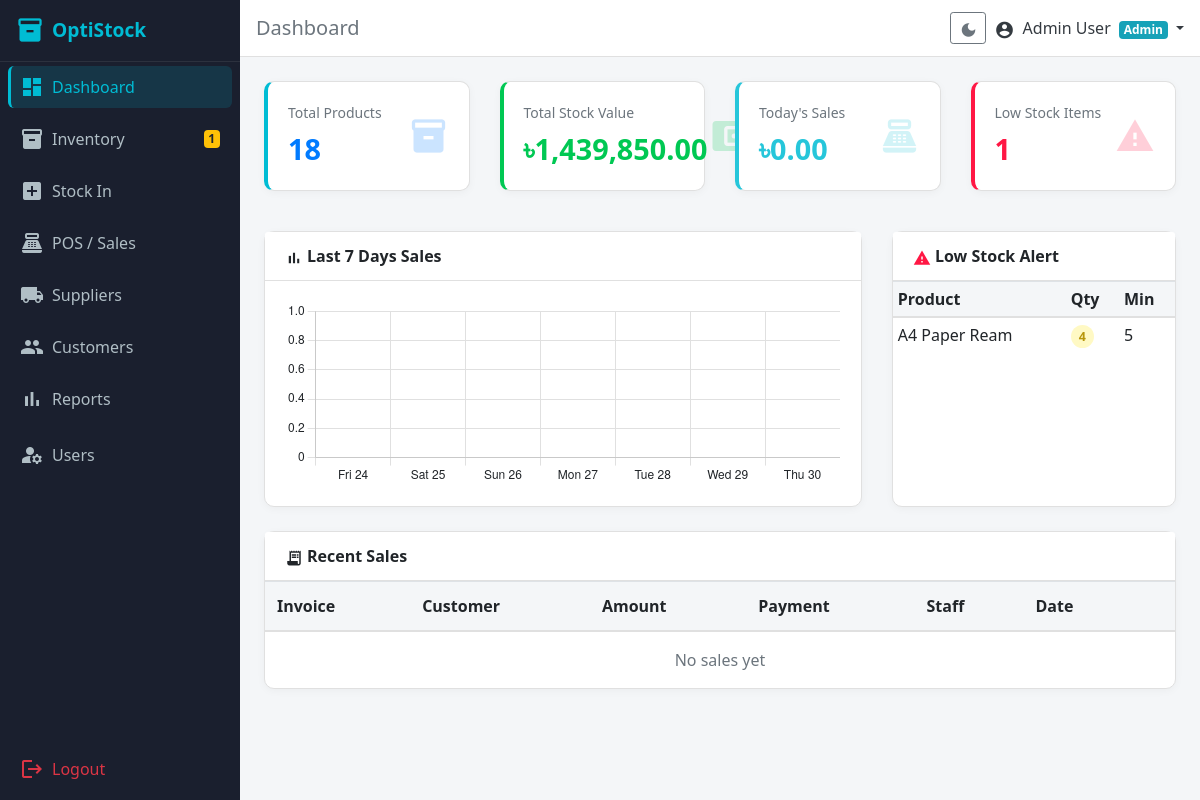
The app's page /modules/dashboard/index.php (signed in), older data.
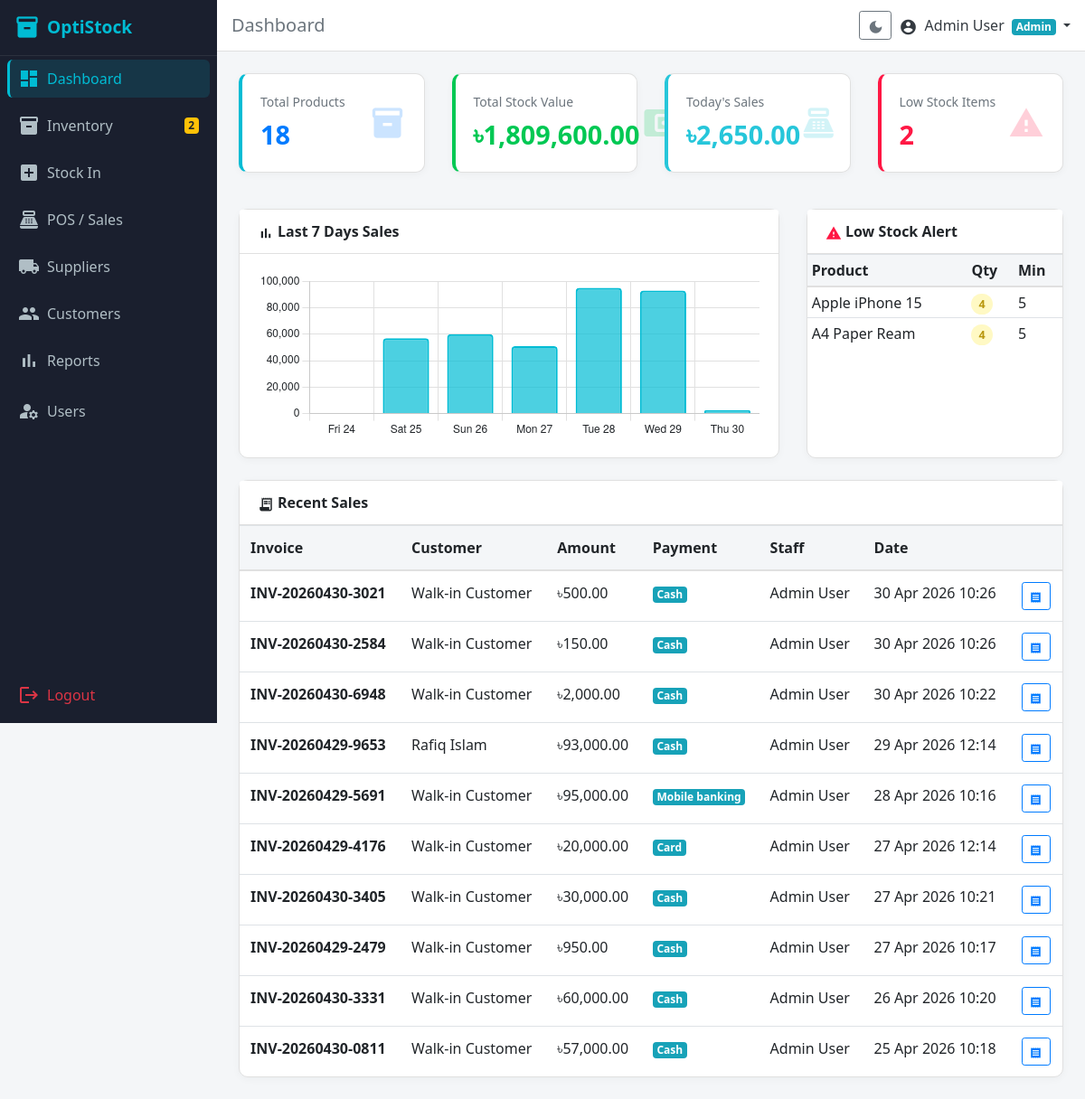
The same page, newer data.
### tables this page shows
CREATE TABLE `products` (
  `id` int(10) UNSIGNED NOT NULL,
  `name` varchar(200) NOT NULL,
  `sku` varchar(50) NOT NULL,
  `barcode` varchar(100) DEFAULT NULL,
  `category_id` int(10) UNSIGNED DEFAULT NULL,
  `supplier_id` int(10) UNSIGNED DEFAULT NULL,
  `location_id` int(10) UNSIGNED DEFAULT NULL,
  `purchase_price` decimal(10,2) NOT NULL DEFAULT 0.00,
  `selling_price` decimal(10,2) NOT NULL DEFAULT 0.00,
  `quantity` int(11) NOT NULL DEFAULT 0,
  `low_stock_alert` int(11) NOT NULL DEFAULT 5,
  `description` text DEFAULT NULL,
  `status` enum('active','inactive') NOT NULL DEFAULT 'active',
  `created_at` datetime NOT NULL DEFAULT current_timestamp()
);

CREATE TABLE `sales` (
  `id` int(10) UNSIGNED NOT NULL,
  `invoice_no` varchar(30) NOT NULL,
  `customer_id` int(10) UNSIGNED DEFAULT NULL,
  `user_id` int(10) UNSIGNED NOT NULL,
  `subtotal` decimal(10,2) NOT NULL DEFAULT 0.00,
  `discount` decimal(10,2) NOT NULL DEFAULT 0.00,
  `total_amount` decimal(10,2) NOT NULL DEFAULT 0.00,
  `paid_amount` decimal(10,2) NOT NULL DEFAULT 0.00,
  `due_amount` decimal(10,2) NOT NULL DEFAULT 0.00,
  `payment_type` enum('cash','card','mobile_banking') NOT NULL DEFAULT 'cash',
  `note` text DEFAULT NULL,
  `sale_date` datetime NOT NULL DEFAULT current_timestamp(),
  `created_at` datetime NOT NULL DEFAULT current_timestamp()
);

CREATE TABLE `users` (
  `id` int(10) UNSIGNED NOT NULL,
  `name` varchar(100) NOT NULL,
  `email` varchar(150) NOT NULL,
  `phone` varchar(20) DEFAULT NULL,
  `password` varchar(255) NOT NULL,
  `role` enum('admin','manager','staff') NOT NULL DEFAULT 'staff',
  `status` enum('active','inactive') NOT NULL DEFAULT 'active',
  `dark_mode` tinyint(1) NOT NULL DEFAULT 0,
  `created_at` datetime NOT NULL DEFAULT current_timestamp()
);

### modules/dashboard/index.php (the view, shortened to what the changed rows need)
<?php
require_once __DIR__ . '/../../includes/auth_check.php';
$stockValue     = (float)$pdo->query('SELECT COALESCE(SUM(quantity * purchase_price),0) FROM products WHERE status="active"')->fetchColumn();
$todaySales     = (float)$pdo->query('SELECT COALESCE(SUM(total_amount),0) FROM sales WHERE DATE(sale_date)=CURDATE()')->fetchColumn();
$lowStockItems  = (int)$pdo->query('SELECT COUNT(*) FROM products WHERE quantity <= low_stock_alert AND status="active"')->fetchColumn();
$recentSales = $pdo->query('
  SELECT s.invoice_no, s.total_amount, s.sale_date, s.payment_type,
         COALESCE(c.name,"Walk-in") AS customer, u.name AS staff
  FROM sales s
  LEFT JOIN customers c ON c.id = s.customer_id
  LEFT JOIN users u ON u.id = s.user_id
  ORDER BY s.sale_date DESC LIMIT 10
')->fetchAll();
$lowStock = $pdo->query('
  SELECT p.name, p.sku, p.quantity, p.low_stock_alert, cat.name AS category
  FROM products p
  LEFT JOIN categories cat ON cat.id = p.category_id
  WHERE p.quantity <= p.low_stock_alert AND p.status="active"
  ORDER BY p.quantity ASC LIMIT 10
')->fetchAll();
$chartData = $pdo->query('
  SELECT DATE(sale_date) AS day, SUM(total_amount) AS total
  FROM sales
  WHERE sale_date >= DATE_SUB(CURDATE(), INTERVAL 6 DAY)
  GROUP BY DATE(sale_date)
  ORDER BY day ASC
')->fetchAll();
$chartDays   = [];
$chartTotals = [];
for ($i = 6; $i >= 0; $i--) {
    $date = date('Y-m-d', strtotime("-$i days"));
    $chartDays[] = date('D d', strtotime($date));
    $found = false;
    foreach ($chartData as $row) {
        if ($row['day'] === $date) { $chartTotals[] = (float)$row['total']; $found = true; break; }
    }
    if (!$found) $chartTotals[] = 0;
}
include __DIR__ . '/../../includes/header.php';
?>
<div class="row mb-4">
  <div class="col-xl-3 col-md-6 mb-3">
    <div class="card stat-card h-100" style="border-left-color:#00C853;">
      <div class="card-body d-flex align-items-center">
        <div class="flex-grow-1">
          <div class="text-muted small mb-1">Total Stock Value</div>
          <div class="stat-number" style="color:#00C853;">৳<?= number_format($stockValue, 2) ?></div>
        </div>
      </div>
    </div>
  </div>
  <div class="col-xl-3 col-md-6 mb-3">
    <div class="card stat-card h-100" style="border-left-color:#26C6DA;">
      <div class="card-body d-flex align-items-center">
        <div class="flex-grow-1">
          <div class="text-muted small mb-1">Today's Sales</div>
          <div class="stat-number" style="color:#26C6DA;">৳<?= number_format($todaySales, 2) ?></div>
        </div>
      </div>
    </div>
  </div>
  <div class="col-xl-3 col-md-6 mb-3">
    <div class="card stat-card h-100" style="border-left-color:#FF1744;">
      <div class="card-body d-flex align-items-center">
        <div class="flex-grow-1">
          <div class="text-muted small mb-1">Low Stock Items</div>
          <div class="stat-number" style="color:#FF1744;"><?= number_format($lowStockItems) ?></div>
        </div>
      </div>
    </div>
  </div>
</div>
<div class="row">
  <div class="col-lg-8 mb-4">
    <div class="card">
      <div class="card-body">
        <canvas id="salesChart" height="100"></canvas>
      </div>
    </div>
  </div>
  <div class="col-lg-4 mb-4">
    <div class="card h-100">
      <div class="card-body p-0">
        <div class="table-responsive">
          <table class="table table-sm mb-0">
            <thead><tr><th>Product</th><th>Qty</th><th>Min</th></tr></thead>
            <tbody>
              <?php foreach ($lowStock as $ls): ?>
              <tr>
                <td><?= htmlspecialchars($ls['name']) ?></td>
                <td><span class="stock-<?= $ls['quantity'] <= 0 ? 'out' : 'low' ?>"><?= $ls['quantity'] ?></span></td>
                <td><?= $ls['low_stock_alert'] ?></td>
              </tr>
              <?php endforeach; ?>
            </tbody>
          </table>
        </div>
      </div>
    </div>
  </div>
</div>
<div class="card">
  <div class="table-responsive">
    <table class="table table-hover mb-0">
      <thead><tr><th>Invoice</th><th>Customer</th><th>Amount</th><th>Payment</th><th>Staff</th><th>Date</th><th></th></tr></thead>
      <tbody>
        <?php foreach ($recentSales as $sale): ?>
        <tr>
          <td><strong><?= htmlspecialchars($sale['invoice_no']) ?></strong></td>
          <td><?= htmlspecialchars($sale['customer']) ?></td>
          <td>৳<?= number_format($sale['total_amount'], 2) ?></td>
          <td><span class="badge badge-info"><?= ucfirst(str_replace('_',' ',$sale['payment_type'])) ?></span></td>
          <td><?= htmlspecialchars($sale['staff']) ?></td>
          <td><?= date('d M Y H:i', strtotime($sale['sale_date'])) ?></td>
          <td><a href="<?= BASE_URL ?>/modules/sales/invoice.php?id=<?= urlencode($sale['invoice_no']) ?>" class="btn btn-sm btn-outline-primary" target="_blank"><span class="material-icons align-middle" style="font-size:14px;">receipt</span></a></td>
        </tr>
        <?php endforeach; ?>
        <?php if (!$recentSales): ?>
        <tr><td colspan="7" class="text-center text-muted py-3">No sales yet</td></tr>
        <?php endif; ?>
      </tbody>
    </table>
  </div>
</div>
<?php
$chartDaysJson   = json_encode($chartDays);
$chartTotalsJson = json_encode($chartTotals);
$extraJs = <<<JS
<script>
var salesChartInstance;
var chartLabels  = $chartDaysJson;
var chartData    = $chartTotalsJson;
function getChartColors() {
  var dark = document.body.classList.contains('dark-mode');
  return {
    bar:   dark ? 'rgba(0,188,212,0.5)'   : 'rgba(0,188,212,0.7)',
    border:dark ? '#26C6DA'               : '#00BCD4',
    text:  dark ? '#CDD9E5'               : '#212529',
    grid:  dark ? '#2D3748'               : '#E0E0E0'
  };
}
function initSalesChart() {
  var c = getChartColors();
  var ctx = document.getElementById('salesChart').getContext('2d');
  if (salesChartInstance) salesChartInstance.destroy();
  salesChartInstance = new Chart(ctx, {
    type: 'bar',
    data: {
      labels: chartLabels,
      datasets: [{
        label: 'Sales (৳)',
        data: chartData,
        backgroundColor: c.bar,
        borderColor: c.border,
        borderWidth: 2,
        borderRadius: 4
      }]
    },
    options: {
      responsive: true,
      plugins: { legend: { display: false } },
      scales: {
        y: { ticks: { color: c.text }, grid: { color: c.grid } },
        x: { ticks: { color: c.text }, grid: { color: c.grid } }
      }
    }
  });
}
function refreshCharts() { initSalesChart(); }
initSalesChart();
</script>
JS;
include __DIR__ . '/../../includes/footer.php';

### includes/sidebar.php (shortened to what the changed rows need)
<?php
$lowStockCount = 0;
if (isset($pdo)) {
    try {
        $ls = $pdo->query('SELECT COUNT(*) FROM products WHERE quantity <= low_stock_alert AND status = "active"');
        $lowStockCount = (int)$ls->fetchColumn();
    } catch (Exception $e) {}
}
$currentDir  = basename(dirname($_SERVER['PHP_SELF']));
function isActive(string $dir, string $file = ''): string {
    global $currentDir, $currentPage;
    if (!$file && $currentDir === $dir) return 'active';
    return '';
}
?>
<nav class="sidebar d-flex flex-column" id="sidebar">
  <ul class="nav flex-column px-2 flex-grow-1">
    <li class="nav-item py-1">
      <a class="nav-link <?= isActive('inventory') ?>" href="<?= BASE_URL ?>/modules/inventory/index.php">
        <span class="material-icons align-middle mr-2">inventory</span>Inventory
        <?php if ($lowStockCount > 0): ?>
          <span class="badge badge-warning ml-auto float-right"><?= $lowStockCount ?></span>
        <?php endif; ?>
      </a>
    </li>
  </ul>
</nav>

Row changes from the older to the newer data that the page shows:
now on this page (row edited): products: name "Apple iPhone 15", quantity "4", low_stock_alert "5"
added sales: invoice_no "INV-20260430-3021", customer "Walk-in Customer", total_amount "500.00", payment_type "Cash", user.name "Admin User", sale_date "30 Apr 2026 10:26"
added sales: invoice_no "INV-20260430-2584", customer "Walk-in Customer", total_amount "150.00", payment_type "Cash", user.name "Admin User", sale_date "30 Apr 2026 10:26"
added sales: invoice_no "INV-20260430-6948", customer "Walk-in Customer", total_amount "2,000.00", payment_type "Cash", user.name "Admin User", sale_date "30 Apr 2026 10:22"
added sales: invoice_no "INV-20260429-9653", customer "Rafiq Islam", total_amount "93,000.00", payment_type "Cash", user.name "Admin User", sale_date "29 Apr 2026 12:14"
added sales: invoice_no "INV-20260429-5691", customer "Walk-in Customer", total_amount "95,000.00", payment_type "Mobile banking", user.name "Admin User", sale_date "28 Apr 2026 10:16"
added sales: invoice_no "INV-20260429-4176", customer "Walk-in Customer", total_amount "20,000.00", payment_type "Card", user.name "Admin User", sale_date "27 Apr 2026 12:14"
added sales: invoice_no "INV-20260430-3405", customer "Walk-in Customer", total_amount "30,000.00", payment_type "Cash", user.name "Admin User", sale_date "27 Apr 2026 10:21"
added sales: invoice_no "INV-20260429-2479", customer "Walk-in Customer", total_amount "950.00", payment_type "Cash", user.name "Admin User", sale_date "27 Apr 2026 10:17"
added sales: invoice_no "INV-20260430-3331", customer "Walk-in Customer", total_amount "60,000.00", payment_type "Cash", user.name "Admin User", sale_date "26 Apr 2026 10:20"
added sales: invoice_no "INV-20260430-0811", customer "Walk-in Customer", total_amount "57,000.00", payment_type "Cash", user.name "Admin User", sale_date "25 Apr 2026 10:18"
Text that changed along with them:
$lowStockCount: "1" → "2"
$stockValue: "1,439,850.00" → "1,809,600.00"
$todaySales: "0.00" → "2,650.00"
$lowStockItems: "1" → "2"
chart data {{ $chartTotalsJson }}: [0,0,0,0,0,0,0] → [0,57000,60000,50950,95000,93000,2650]
text no longer shown: "No sales yet"
